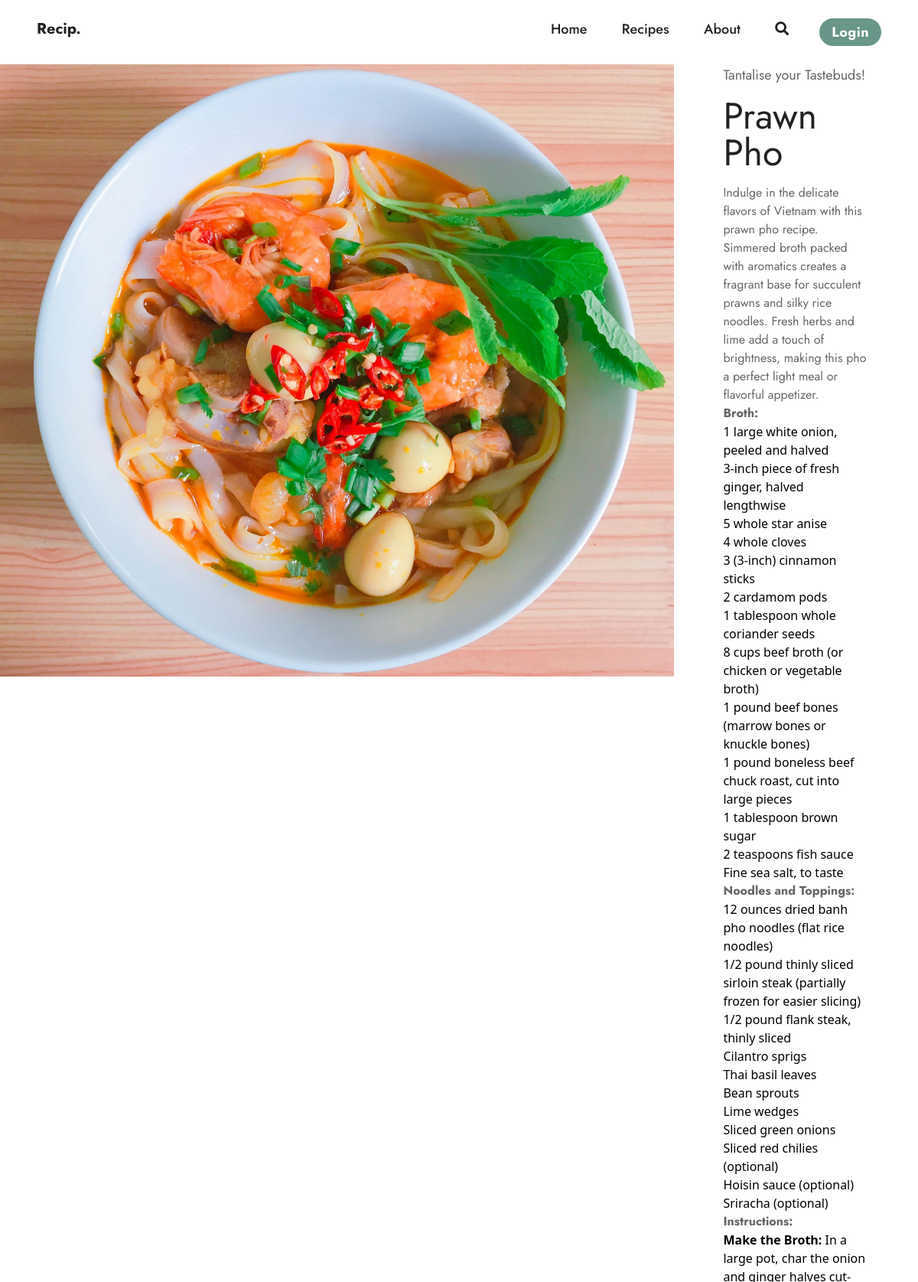
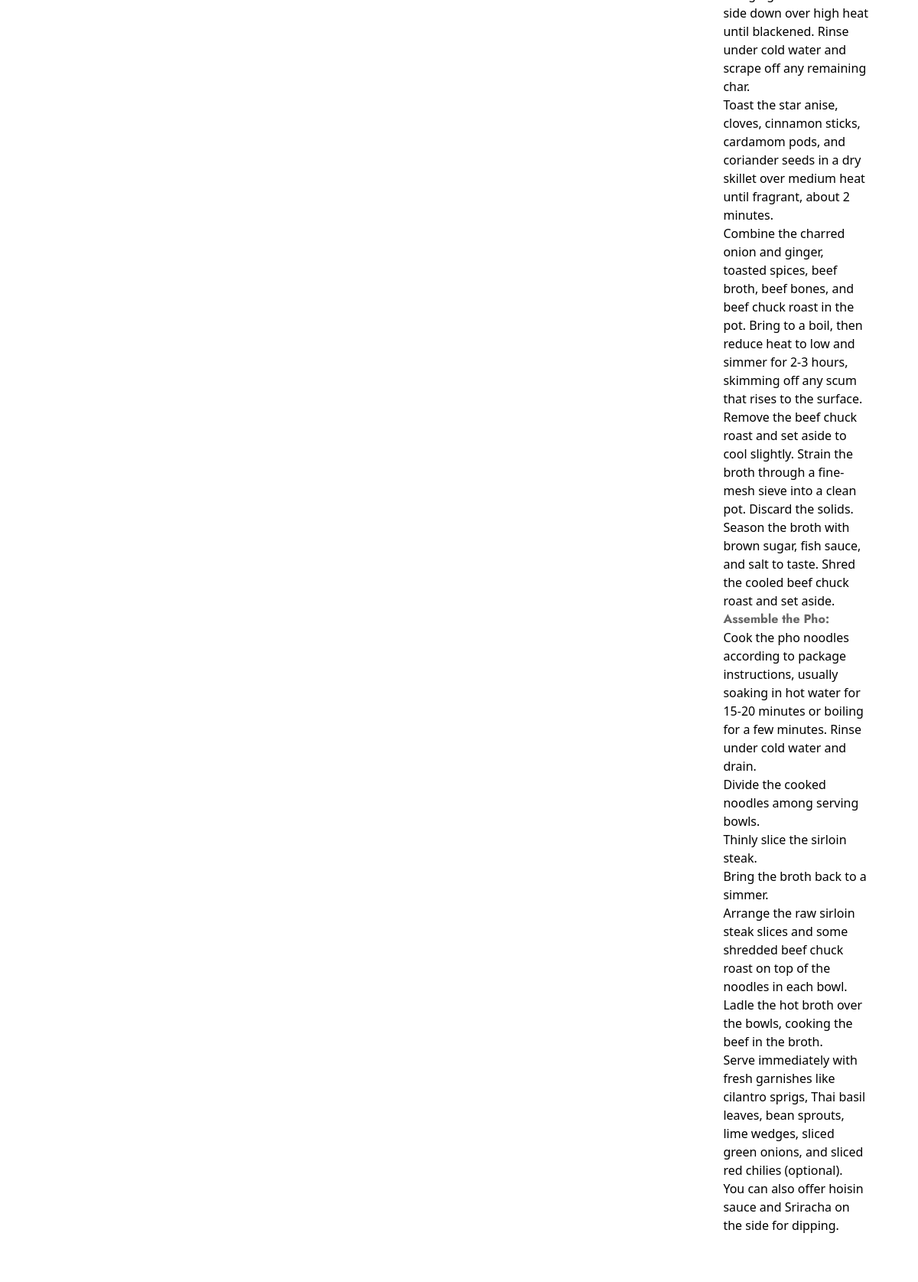
Page /recipe/3/ (upper part) on the committed database (2 pictures, top to bottom).
### recipes/models.py (models this page shows, shortened)
class Recipe(models.Model):
    ASIAN = 'asian'
    AMERICAN = 'american'
    MEXICAN = 'mexican'
    ITALIAN = 'italian'
    FRENCH = 'french'
    EGYPTIAN = 'egyptian'
    MORROCAN = 'morrocan'
    INDIAN = 'indian'
    CHINESE = 'chinese'
    JAPANESE = 'japanese'
    OTHER = 'other'
    CATEGORY_CHOICES = [
        (ASIAN, 'asian'),
        (AMERICAN, 'american'),
        (MEXICAN, 'mexican'),
        (ITALIAN, 'italian'),
        (FRENCH, 'french'),
        (EGYPTIAN, 'egyptian'),
        (MORROCAN, 'morrocan'),
        (INDIAN, 'indian'),
        (CHINESE, 'chinese'),
        (JAPANESE, 'japanese'),
        (OTHER, 'other')
    ]
    title = models.CharField(max_length=100, default='Enter the name of your dish...')
    description = models.TextField()
    image = models.ImageField(upload_to='recipe_images', default='recipe_images/default.jpg')
    ingredients = RichTextField(default='Write your ingredients here...')
    instructions = RichTextField(default='Write your instructions here...')
    category = models.CharField(max_length=30, default=OTHER, choices=CATEGORY_CHOICES)
    total_cook_time = models.IntegerField(default=0)
    author = models.ForeignKey(User, on_delete=models.PROTECT, related_name='recipes')
    created_at = models.DateTimeField(auto_now_add=True)
    updated_at = models.DateTimeField(auto_now=True)

### recipes/views.py (the view)
# urls.py: path('recipe/<int:pk>/', RecipeDetailView.as_view(), name="recipe_detail"),
class RecipeDetailView(DetailView):
    model = Recipe
    context_object_name = 'recipe'
    template_name = 'recipes/recipe_detail.html'

### recipes/templates/recipes/recipe_detail.html (shortened to what this page needs)
{% extends 'base.html' %}
{% block content %}
<div class='flex'>
    <img src="{{recipe.image.url}}"
    alt="{{recipe.title}}" class="flex object-cover w-full h-screen sticky top-0">
    <div class='px-16 pb-16 w-full'>
        <p class='text-lg mb-4'>Tantalise your Tastebuds!</p>
        <h2 class='text-5xl mb-4'>{{ recipe.title }}</h2>
        <p>{{ recipe.description|safe }}</p>
		<p>{{ recipe.ingredients|safe }}</p>
		<p>{{ recipe.instructions|safe }}</p>
    </div>
</div>
{% endblock %}

### static/css/styles.css (style rules this page uses)
:root { --primary-color: #162435; --accent-color: #689689; --misc-one: #f06543; --misc-two: #f09d51; --font-title: #222222; --font-body: #656565; }
body { margin: 0; padding: 0; }
h1, h2 { font-family: "Georgia", serif; }
h2, h3, p, a { font-family: "Jost", sans-serif; }
h2 { font-size: 2rem; color: var(--font-title); }
p { font-size: 1rem; color: var(--font-body); }

### rows in the picture
Recipe: image (picture), title "Prawn Pho", description "Indulge in the delicate flavors of Vietnam with this prawn pho recipe. Simmered broth packed with aromatics creates a fragrant base for succulent prawns and silky rice noodles. Fresh herbs and lime add a touch of brightness, making this pho a perfect light meal or flavorful appetizer.", ingredients "Broth: 1 large white onion, peeled and halved 3-inch piece of fresh ginger, halved lengthwise 5 whole star anise 4 whole cloves 3 (3-inch) cinnamon sticks 2 cardamom pods 1 tablespoon whole coriander seeds 8 cups beef broth (or chicken or vegetable broth) 1 pound beef bones (marrow bones or knuckle bones) 1 pound boneless beef chuck roast, cut into large pieces 1 tablespoon brown sugar 2 teaspoons fish sauce Fine sea salt, to taste Noodles and Toppings: 12 ounces dried banh pho noodles (flat rice noodles) 1/2 pound thinly sliced sirloin steak (partially frozen for easier slicing) 1/2 pound flank steak, thinly sliced Cilantro sprigs Thai basil leaves Bean sprouts Lime wedges Sliced green…", instructions "Instructions: Make the Broth: In a large pot, char the onion and ginger halves cut-side down over high heat until blackened. Rinse under cold water and scrape off any remaining char. Toast the star anise, cloves, cinnamon sticks, cardamom pods, and coriander seeds in a dry skillet over medium heat until fragrant, about 2 minutes. Combine the charred onion and ginger, toasted spices, beef broth, beef bones, and beef chuck roast in the pot. Bring to a boil, then reduce heat to low and simmer for 2-3 hours, skimming off any scum that rises to the surface. Remove the beef chuck roast and set aside to cool slightly. Strain the broth through a fine-mesh sieve into a clean pot. Discard the solids.…"
